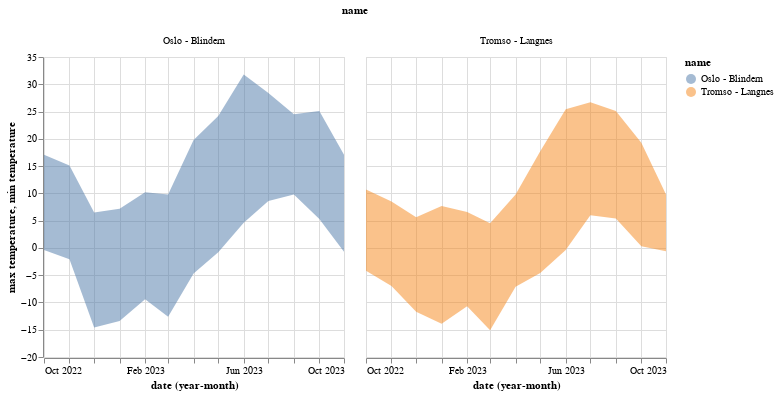

Source (notebook cell):
### Code cell
alt.Chart(data_monthly).mark_area(opacity=0.5).encode(
    x="yearmonth(date):T",
    y="max temperature",
    y2="min temperature",
    color="name",
    column="name"
)

### Figure 1 — Vega-Lite specification as saved in the notebook (floating-point values rounded to 4 significant figures)
{"usermeta": {"embedOptions": {"theme": "latimes"}}, "config": {"view": {"continuousWidth": 300, "continuousHeight": 300}}, "data": {"name": "data-51c9c11abac8f29e07a99e816a05729d"}, "mark": {"type": "area", "opacity": 0.5}, "encoding": {"color": {"field": "name", "type": "nominal"}, "column": {"field": "name", "type": "nominal"}, "x": {"field": "date", "timeUnit": "yearmonth", "type": "temporal"}, "y": {"field": "max temperature", "type": "quantitative"}, "y2": {"field": "min temperature"}}, "$schema": "https://vega.github.io/schema/vega-lite/v5.20.1.json", "datasets": {"data-51c9c11abac8f29e07a99e816a05729d": [{"name": "Tromso - Langnes", "station": "SN90490", "date": "2022-10-01T00:00:00", "max temperature": 10.7, "precipitation": 187.0, "min temperature": -4.2}, {"name": "Tromso - Langnes", "station": "SN90490", "date": "2022-11-01T00:00:00", "max temperature": 8.5, "precipitation": 41.5, "min temperature": -7.0}, {"name": "Tromso - Langnes", "station": "SN90490", "date": "2022-12-01T00:00:00", "max temperature": 5.6, "precipitation": 88.8, "min temperature": -11.7}, {"name": "Tromso - Langnes", "station": "SN90490", "date": "2023-01-01T00:00:00", "max temperature": 7.7, "precipitation": 111.4, "min temperature": -13.9}, {"name": "Tromso - Langnes", "station": "SN90490", "date": "2023-02-01T00:00:00", "max temperature": 6.6, "precipitation": 171.3, "min temperature": -10.7}, {"name": "Tromso - Langnes", "station": "SN90490", "date": "2023-03-01T00:00:00", "max temperature": 4.5, "precipitation": 157.0, "min temperature": -15.1}, {"name": "Tromso - Langnes", "station": "SN90490", "date": "2023-04-01T00:00:00", "max temperature": 9.8, "precipitation": 85.0, "min temperature": -7.1}, {"name": "Tromso - Langnes", "station": "SN90490", "date": "2023-05-01T00:00:00", "max temperature": 17.7, "precipitation": 101.2, "min temperature": -4.6}, {"name": "Tromso - Langnes", "station": "SN90490", "date": "2023-06-01T00:00:00", "max temperature": 25.4, "precipitation": 43.4, "min temperature": -0.4}, {"name": "Tromso - Langnes", "station": "SN90490", "date": "2023-07-01T00:00:00", "max temperature": 26.7, "precipitation": 14.0, "min temperature": 6.0}, {"name": "Tromso - Langnes", "station": "SN90490", "date": "2023-08-01T00:00:00", "max temperature": 25.1, "precipitation": 43.4, "min temperature": 5.4}, {"name": "Tromso - Langnes", "station": "SN90490", "date": "2023-09-01T00:00:00", "max temperature": 19.3, "precipitation": 163.7, "min temperature": 0.3}, {"name": "Tromso - Langnes", "station": "SN90490", "date": "2023-10-01T00:00:00", "max temperature": 9.8, "precipitation": 64.8, "min temperature": -0.6}, {"name": "Oslo - Blindern", "station": "SN18700", "date": "2022-10-01T00:00:00", "max temperature": 17.1, "precipitation": 82.9, "min temperature": -0.4}, {"name": "Oslo - Blindern", "station": "SN18700", "date": "2022-11-01T00:00:00", "max temperature": 15.1, "precipitation": 83.4, "min temperature": -2.1}, {"name": "Oslo - Blindern", "station": "SN18700", "date": "2022-12-01T00:00:00", "max temperature": 6.5, "precipitation": 85.5, "min temperature": -14.6}, {"name": "Oslo - Blindern", "station": "SN18700", "date": "2023-01-01T00:00:00", "max temperature": 7.2, "precipitation": 100.5, "min temperature": -13.4}, {"name": "Oslo - Blindern", "station": "SN18700", "date": "2023-02-01T00:00:00", "max temperature": 10.2, "precipitation": 46.0, "min temperature": -9.4}, {"name": "Oslo - Blindern", "station": "SN18700", "date": "2023-03-01T00:00:00", "max temperature": 9.8, "precipitation": 72.6, "min temperature": -12.6}, {"name": "Oslo - Blindern", "station": "SN18700", "date": "2023-04-01T00:00:00", "max temperature": 19.8, "precipitation": 99.7, "min temperature": -4.7}, {"name": "Oslo - Blindern", "station": "SN18700", "date": "2023-05-01T00:00:00", "max temperature": 24.2, "precipitation": 17.0, "min temperature": -0.8}, {"name": "Oslo - Blindern", "station": "SN18700", "date": "2023-06-01T00:00:00", "max temperature": 31.8, "precipitation": 39.9, "min temperature": 4.6}, {"name": "Oslo - Blindern", "station": "SN18700", "date": "2023-07-01T00:00:00", "max temperature": 28.4, "precipitation": 146.9, "min temperature": 8.6}, {"name": "Oslo - Blindern", "station": "SN18700", "date": "2023-08-01T00:00:00", "max temperature": 24.5, "precipitation": 259.8, "min temperature": 9.8}, {"name": "Oslo - Blindern", "station": "SN18700", "date": "2023-09-01T00:00:00", "max temperature": 25.1, "precipitation": 105.8, "min temperature": 5.3}, {"name": "Oslo - Blindern", "station": "SN18700", "date": "2023-10-01T00:00:00", "max temperature": 17.1, "precipitation": 7.3, "min temperature": -0.7}]}}
